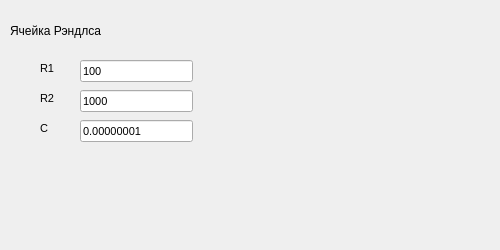
       <widget class="QWidget" name="page_5">
        <widget class="QLabel" name="label">
         <property name="geometry">
          <rect>
           <x>10</x>
           <y>20</y>
           <width>101</width>
           <height>21</height>
          </rect>
         </property>
         <property name="text">
          <string>Ячейка Рэндлса</string>
         </property>
        </widget>
        <widget class="QLabel" name="label_20">
         <property name="geometry">
          <rect>
           <x>40</x>
           <y>60</y>
           <width>21</width>
           <height>16</height>
          </rect>
         </property>
         <property name="font">
          <font>
           <family>Arial</family>
           <pointsize>8</pointsize>
           <weight>50</weight>
           <bold>false</bold>
          </font>
         </property>
         <property name="text">
          <string>R1</string>
         </property>
        </widget>
        <widget class="QLabel" name="label_21">
         <property name="geometry">
          <rect>
           <x>40</x>
           <y>90</y>
           <width>21</width>
           <height>16</height>
          </rect>
         </property>
         <property name="font">
          <font>
           <family>Arial</family>
           <pointsize>8</pointsize>
           <weight>50</weight>
           <bold>false</bold>
          </font>
         </property>
         <property name="text">
          <string>R2</string>
         </property>
        </widget>
        <widget class="QLabel" name="label_22">
         <property name="geometry">
          <rect>
           <x>40</x>
           <y>120</y>
           <width>21</width>
           <height>16</height>
          </rect>
         </property>
         <property name="font">
          <font>
           <family>Arial</family>
           <pointsize>8</pointsize>
           <weight>50</weight>
           <bold>false</bold>
          </font>
         </property>
         <property name="text">
          <string>C</string>
         </property>
        </widget>
        <widget class="QLineEdit" name="lineEditModelRandR1">
         <property name="geometry">
          <rect>
           <x>80</x>
           <y>60</y>
           <width>113</width>
           <height>22</height>
          </rect>
         </property>
         <property name="font">
          <font>
           <family>Arial</family>
           <pointsize>8</pointsize>
           <weight>50</weight>
           <bold>false</bold>
          </font>
         </property>
         <property name="text">
          <string>100</string>
         </property>
        </widget>
        <widget class="QLineEdit" name="lineEditModelRandR2">
         <property name="geometry">
          <rect>
           <x>80</x>
           <y>90</y>
           <width>113</width>
           <height>22</height>
          </rect>
         </property>
         <property name="font">
          <font>
           <family>Arial</family>
           <pointsize>8</pointsize>
           <weight>50</weight>
           <bold>false</bold>
          </font>
         </property>
         <property name="text">
          <string>1000</string>
         </property>
        </widget>
        <widget class="QLineEdit" name="lineEditModelRandC">
         <property name="geometry">
          <rect>
           <x>80</x>
           <y>120</y>
           <width>113</width>
           <height>22</height>
          </rect>
         </property>
         <property name="font">
          <font>
           <family>Arial</family>
           <pointsize>8</pointsize>
           <weight>50</weight>
           <bold>false</bold>
          </font>
         </property>
         <property name="text">
          <string>0.00000001</string>
         </property>
        </widget>
        <widget class="QLabel" name="labelModelImage_2">
         <property name="geometry">
          <rect>
           <x>230</x>
           <y>10</y>
           <width>261</width>
           <height>231</height>
          </rect>
         </property>
         <property name="text">
          <string/>
         </property>
         <property name="pixmap">
          <pixmap>sources/rand.png</pixmap>
         </property>
         <property name="scaledContents">
          <bool>true</bool>
         </property>
        </widget>
       </widget>
